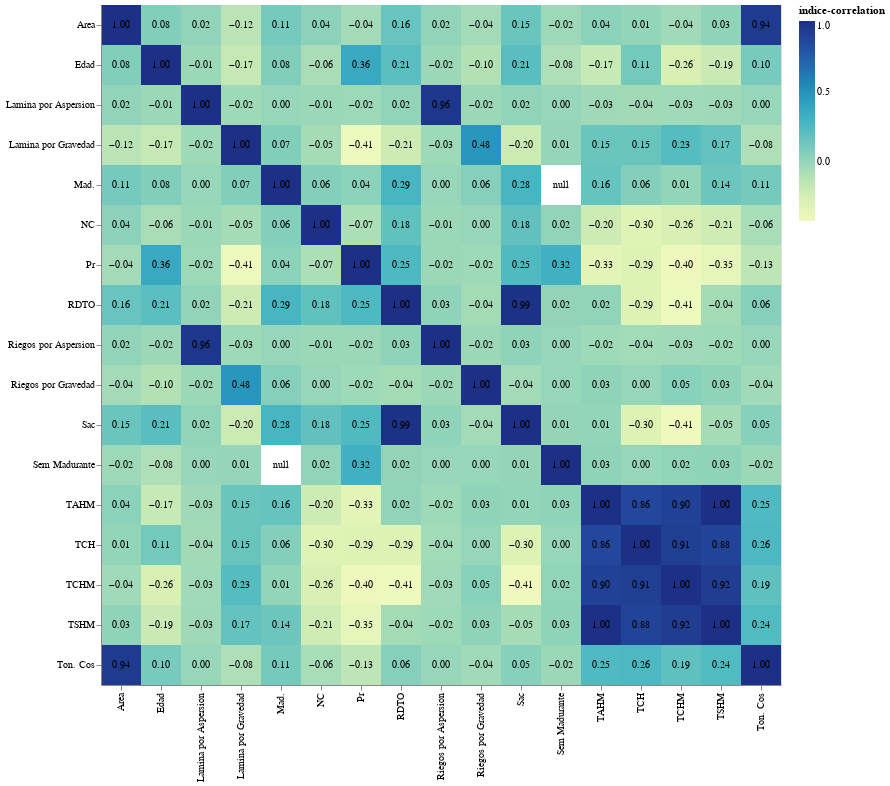

The notebook cell saved with this chart:
### Code cell
chart = alt.Chart(correlation).mark_rect().encode(
    x=alt.X('variable1', title=None),
    y=alt.Y('variable2', title=None),
    # El color de cada casilla dependerá del índice de correlación hallado
    color=alt.Color('indice-correlation'),
).properties(
    # Establecemos el tamaño del gráfico
    width=alt.Step(40),
    height=alt.Step(40)
)

# Personalizamos el tamaño del texto de las casillas internas
chart += chart.mark_text(size=10).encode(
    # Establecemos el formato de la barra de temperatura
    text=alt.Text('indice-correlation', format=".2f"),
    color=alt.condition(
        "datum.correlation > 0.5",
        alt.value('white'),
        alt.value('black')
    )
)

# Desplegamos el gráfico
chart

### Figure 1 — Vega-Lite specification as saved in the notebook (floating-point values rounded to 4 significant figures; data arrays with more than 128 entries replaced by an {"elided": "..."} marker saying what was removed)
{"config": {"view": {"continuousWidth": 300, "continuousHeight": 300}}, "layer": [{"mark": {"type": "rect"}, "encoding": {"color": {"field": "indice-correlation", "type": "quantitative"}, "x": {"field": "variable1", "title": null, "type": "nominal"}, "y": {"field": "variable2", "title": null, "type": "nominal"}}}, {"mark": {"type": "text", "size": 10}, "encoding": {"color": {"condition": {"test": "datum.correlation > 0.5", "value": "white"}, "value": "black"}, "text": {"field": "indice-correlation", "format": ".2f", "type": "quantitative"}, "x": {"field": "variable1", "title": null, "type": "nominal"}, "y": {"field": "variable2", "title": null, "type": "nominal"}}}], "data": {"name": "data-5a84d101dbf1b064cfdebccb9f8752c5"}, "height": {"step": 40}, "width": {"step": 40}, "$schema": "https://vega.github.io/schema/vega-lite/v5.8.0.json", "datasets": {"data-5a84d101dbf1b064cfdebccb9f8752c5": {"elided": "289 records"}}}
